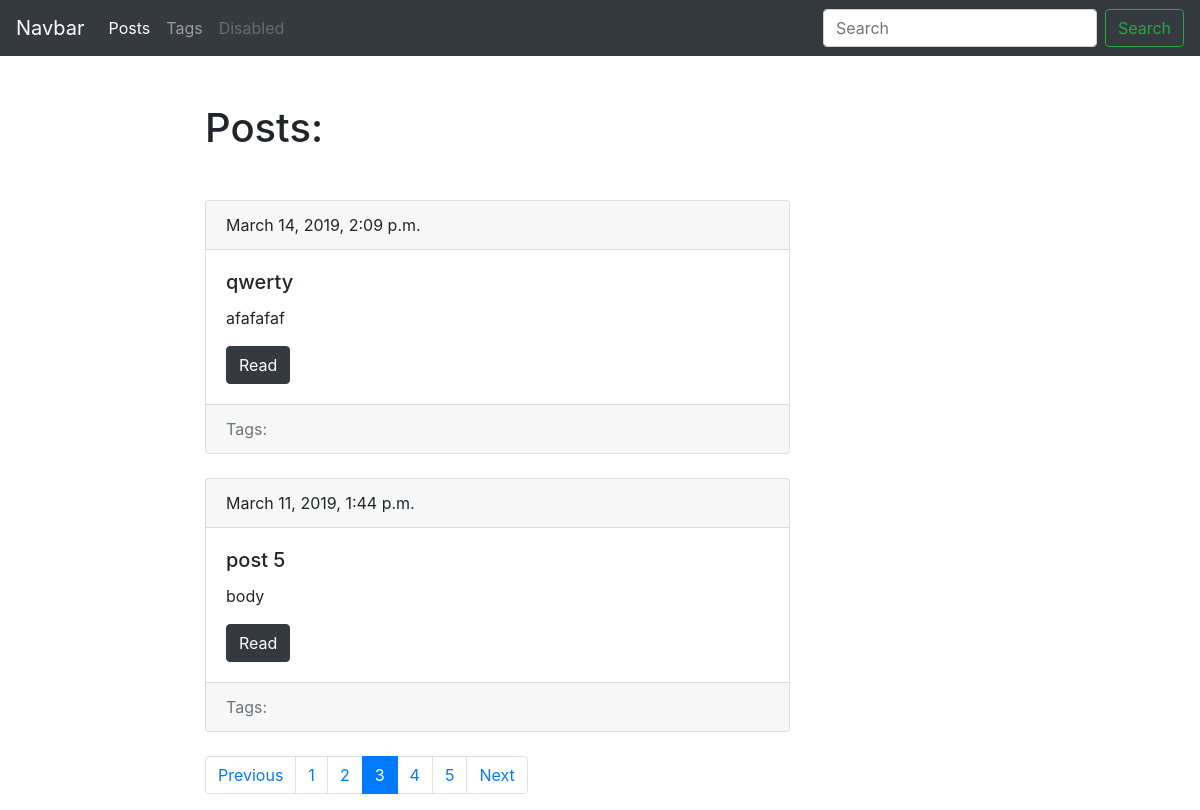
The app's page /blog/?page=3, older data.
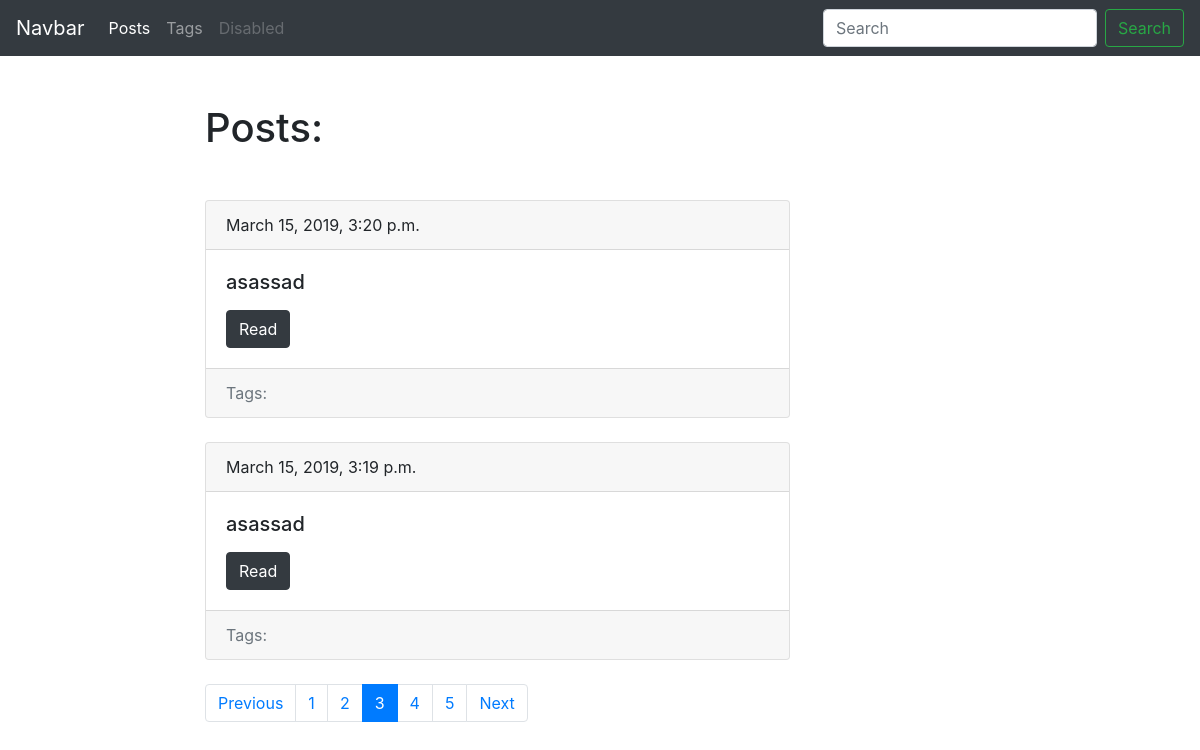
The same page, newer data.
### blog/models.py (models this page shows, shortened)
class Post(models.Model):
    title = models.CharField(max_length=150, db_index=True)
    slug = models.SlugField(max_length=150, blank=True, unique=True)
    body = models.TextField(blank=True, db_index=True)
    tags = models.ManyToManyField('Tag', blank=True, related_name='posts')
    date_pub = models.DateTimeField(auto_now_add=True)
    def get_absolute_url(self):  # согласовано с Django
        return reverse('post_detail_url', kwargs={'slug': self.slug})
    class Meta:
        ordering = ['-date_pub']

### blog/views.py (the view)
# urls.py: path('', posts_list, name='posts_list_url'),
def posts_list(request):
    search_query = request.GET.get('search', '')
    if search_query:
        posts = Post.objects.filter(Q(title__icontains=search_query) | Q(body__icontains=search_query))
    else:
        posts = Post.objects.all()
    paginator = Paginator(posts, 2)
    page_number = request.GET.get('page', 1)  # 2-й аргумент опционально(на случай, если страница не найдена, будет - 1)
    page = paginator.get_page(page_number)
    is_paginated = page.has_other_pages()
    if page.has_previous():
        prev_url = '?page={}'.format(page.previous_page_number())
    else:
        prev_url = ''
    if page.has_next():
        next_url = '?page={}'.format(page.next_page_number())
    else:
        next_url = ''
    context ={
        'page_object': page,
        'is_paginated': is_paginated,
        'prev_url': prev_url,
        'next_url': next_url
    }
    return render(request, 'blog/index.html', context=context)

### blog/templates/blog/index.html (shortened to what this page needs)
{% extends 'blog/base_blog.html' %}
    {% block content %}
        <h1 class="mb-5">Posts:</h1>
        {% for post in page_object.object_list %}
            {% include 'blog/includes/post_card_template.html' %}
        {% endfor %}
    {% endblock %}

### blog/templates/blog/includes/post_card_template.html (shortened to what this page needs)
<div class="card mb-4">
    <div class="card-header">
        {{ post.date_pub }}
    </div>
    <div class="card-body">
        <h5 class="card-title">{{ post.title }}</h5>
        <p class="card-text">{{ post.body|truncatewords:15 }}</p>
        <a href="{{ post.get_absolute_url }}" class="btn btn-dark">Read</a>
    </div>
    <div class="card-footer text-muted">
        Tags:
    </div>
</div>

Row changes from the older to the newer data that the page shows:
no longer on this page (row unchanged): Post: date_pub "March 14, 2019, 2:09 p.m.", title "qwerty", body "afafafaf"
removed Post: date_pub "March 11, 2019, 1:44 p.m.", title "post 5", body "body"
added Post: date_pub "March 15, 2019, 3:20 p.m.", title "asassad"
added Post: date_pub "March 15, 2019, 3:19 p.m.", title "asassad"
